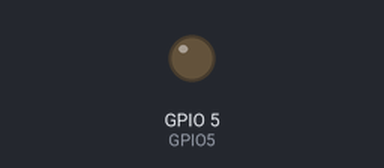
Bench run of a sketch on a simulated ESP8266 (NodeMCU). Shown: output pins drawn as LEDs (lit = HIGH). WiFi joins after 1.5 s; servers stay silent unless stated; uploads are accepted with an empty reply; what the sketch prints to the serial monitor is not drawn.

Above: at 0.1 s.
At 1.8 s:
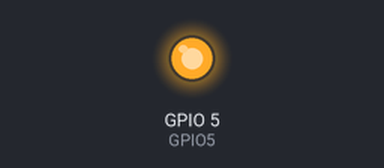
Timing chart, 0 to 3.3 s (numbered marks = the images above):
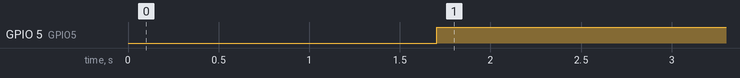

The sketch:

HouseIoT.ino
```cpp
#include "ESP8266WiFi.h"
#include <ESP8266HTTPClient.h>

// WiFi parameters
const char* ssid = "Pi3-AP";
const char* password = "viaDellaBandita3";

// Pin parameters
const int GPIO5 = 5;

void setup(void) {
  Serial.begin(9600);

  //Configure PIN
  pinMode(GPIO5, OUTPUT);

  // Connect to WiFi
  WiFi.begin(ssid, password);
  while (WiFi.status() != WL_CONNECTED) {
     delay(500);
     Serial.print(".");
  }
  Serial.println(WiFi.localIP());
}

void loop() {
  HTTPClient http;

  //GET request for device relay_forno
  http.begin("http://172.24.1.1:10010/value?deviceName=relay_forno");
  int httpCode = http.GET();
  if (httpCode == HTTP_CODE_OK) {
      Serial.println(httpCode);
      //Get API response
      String response = http.getString();
      Serial.println(response);

      //Parse val value
      int val = response.charAt(9) - '0'; // - '0' convert char to int
      if (val == 0)
        digitalWrite(GPIO5, LOW); //Set pin off
      else
        digitalWrite(GPIO5, HIGH); //Set pin on
  }
  else
    Serial.println("Error in HTTP request");

  delay(5000);
}
```

Measured:
- by itself, GPIO 5 (GPIO5): LOW → HIGH at 1.7 s
